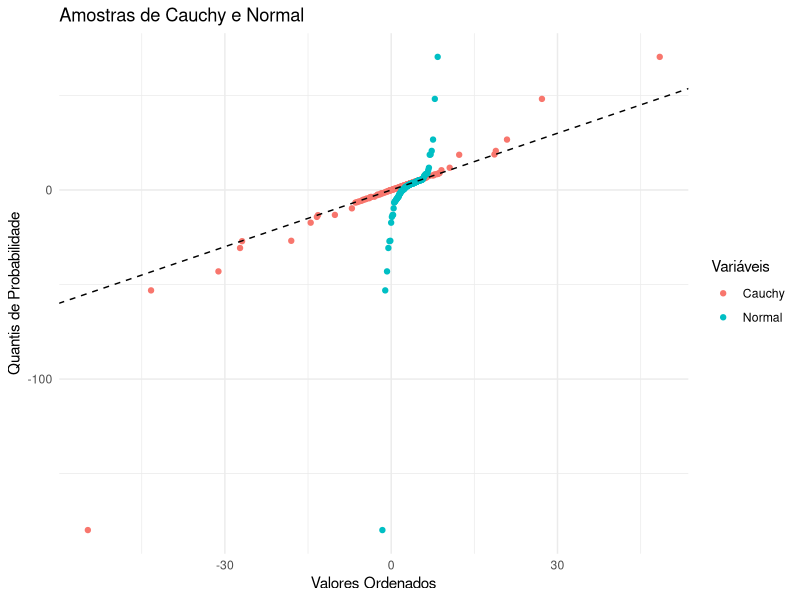
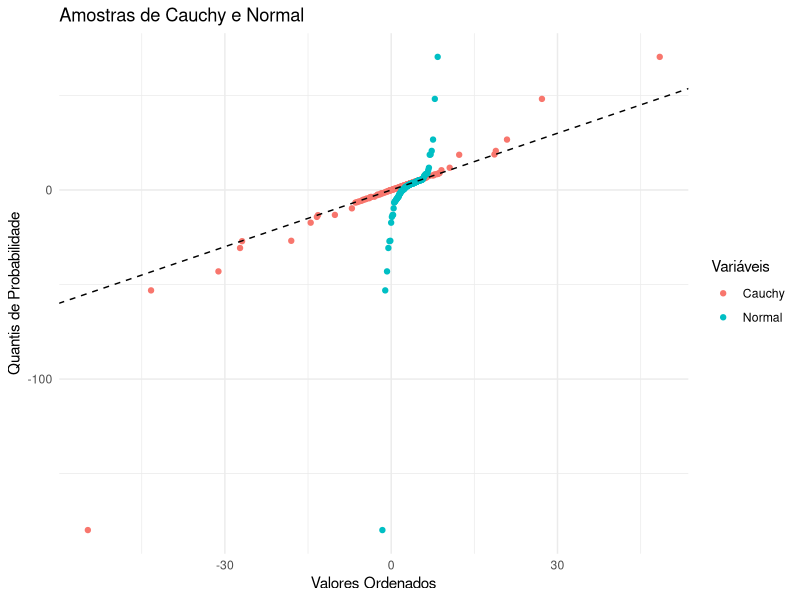

Generate these figures, in order, with R:
library(ggplot2)
set.seed(1544)

n <- 157
u <- 3.4
v <- 4

amostra_cauchy <- rcauchy(n, location = 3.2, scale = 2)
amostra_ordenada_cauchy <- sort(amostra_cauchy)

quantis <- (1:n) / (n + 1)
caso_cauchy <- qcauchy(quantis, location = 3.2, scale = 2)
caso_cauchy <- quantile(amostra_ordenada_cauchy, quantis)
caso_normal <- qnorm(quantis, u, sqrt(v))

quantis <- (1:n) / (n + 1)

dados_cauchy <- data.frame(Quantil = amostra_ordenada_cauchy, Valor = caso_cauchy)
dados_normal <- data.frame(Quantil = amostra_ordenada_cauchy, Valor = caso_normal)

ggplot() +
    geom_point(data = dados_cauchy, aes(x = Valor, y = Quantil, color = "Cauchy")) +
    geom_point(data = dados_normal, aes(x = Valor, y = Quantil, color = "Normal")) +
    geom_abline(intercept = 0, slope = 1, linetype = "dashed") +
    labs(
        y = "Quantis de Probabilidade", x = "Valores Ordenados",
        title = "Amostras de Cauchy e Normal"
    ) +
    theme_minimal() +
    guides(color = guide_legend(title = "Variáveis"))

ggsave(filename = "8.pdf", width = 10, height = 10)
